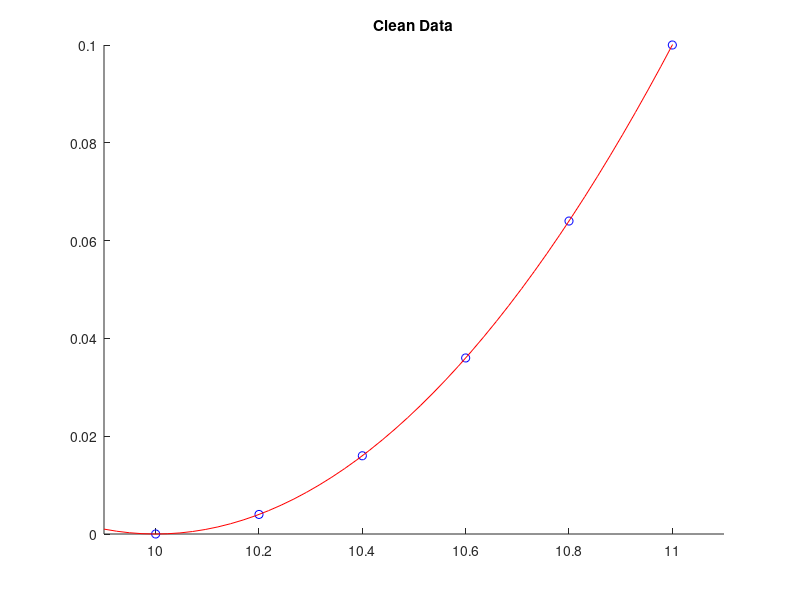
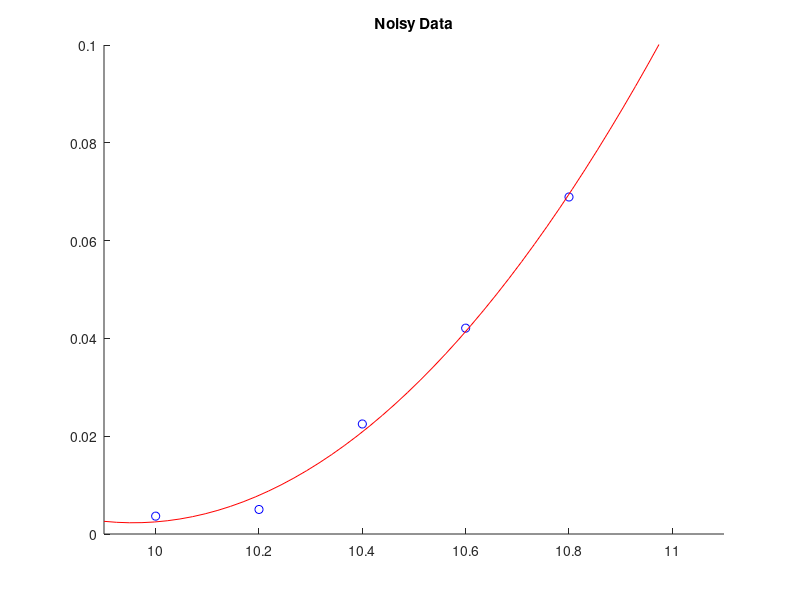

These charts were generated, in order, by the following MATLAB code: (Note: this script raises an error after producing the figures.)
% Start of script
%-------------------------------------------------------------------------%
close all;                   	% close all figures
clearvars;                      % clear all variables
clc;                         	% clear the command terminal
format shortG;                 	% picks most compact numeric display
format compact;                	% suppress excess blank lines

% Lets do a curve-fit
%-------------------------------------------------------------------------%
% p(x) = 1/10 x^2 -2x + 10


disp('Clean Data')

x = [10:0.2:11]';
y = [0:0.2:1]'.^2/10;
m = length(x);
hold on
plot(x, y, 'bo')
xlim([9.9 11.1])
ylim([0 0.1])


disp('Solving least squares problem with SVD')
A = [x.^2 x ones(m,1)];

% Compute the SVD of A
[U S V] = svd(A);

% find number of nonzero singular value = rank(A)
r = length(find(diag(S)));
Uhat = U(:,1:r);
Shat = S(1:r,1:r);
z = Shat\Uhat'*y;


c = V*z
xx = linspace(9.9,11.1,50);
yy = c(1)*xx.^2+c(2)*xx+c(3);

plot(xx, yy, 'r-')
title('Clean Data')
disp('Fitting with quadratic polynomial')
disp(sprintf('p(x) = %3.2fx^2 + %3.2fx + %3.2f',c))
hold off

disp('Coefficients obtained directly with pseudoinverse')
pinvA = pinv(A);
c = pinvA*y




% Fit "noisy" data using a quadratic polynomial
%-------------------------------------------------------------------------%
disp('Noisy Data')

% Add 10% noise to the data
y = y + 0.1*max(y)*rand(size(y));

figure
hold on
plot(x, y, 'bo')
xlim([9.9 11.1])
ylim([0 0.1])


disp('Solving noisy least squares problem with SVD')
% No need to re-compute the SVD of A since A is the same, only
% y has changed!
z = Shat\Uhat'*y;
c = V*z
xx = linspace(9.9,11.1,50);
yy = c(1)*xx.^2+c(2)*xx+c(3);

plot(xx, yy, 'r-')
title('Noisy Data')
disp('Fitting with quadratic polynomial')
disp(sprintf('p(x) = %3.2fx^2 + %3.2fx + %3.2f',c))
hold off

dock_all_figures;

disp('Coefficients obtained directly with pseudoinverse (computed earlier)')
c = pinvA*y